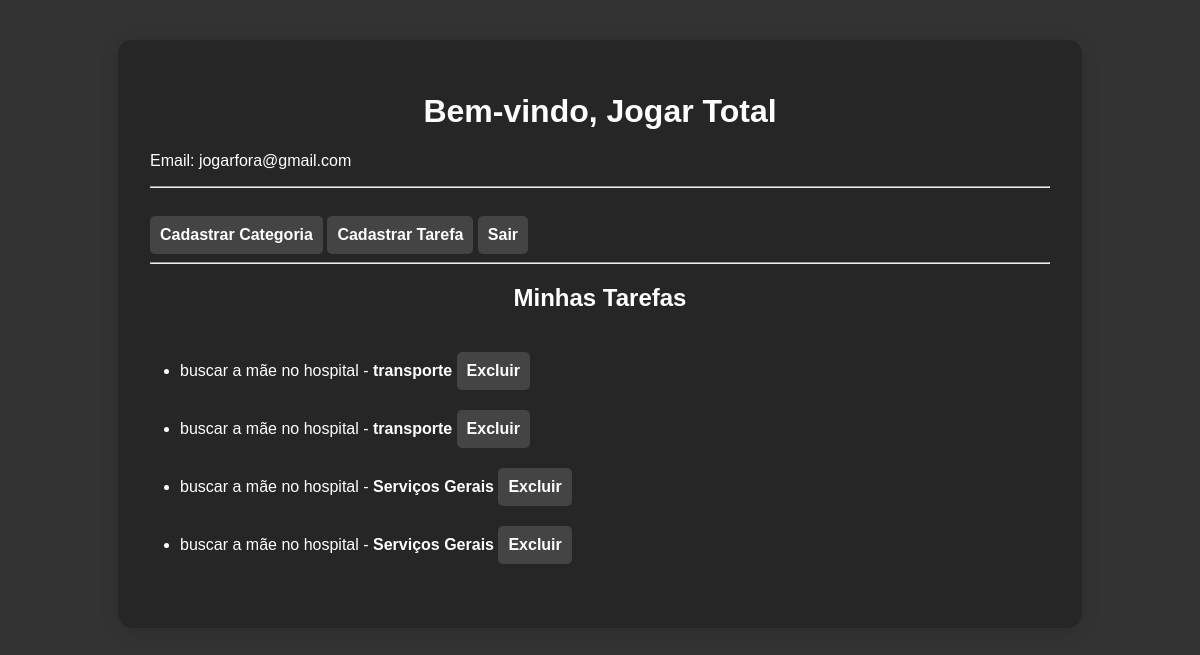
Screenshot of /perfil/1 (signed in) with the database file from the repository.
### projeto/models.py (models this page shows)
class Usuario(database.Model, UserMixin):
    id = database.Column(database.Integer, primary_key=True)
    username = database.Column(database.String, nullable=False)
    email = database.Column(database.String, nullable=False, unique=True)
    senha = database.Column(database.String, nullable=False)
    fotos = database.relationship("Foto", backref="usuario", lazy=True)

class Tarefas(database.Model):
    id = database.Column(database.Integer, primary_key=True)
    tarefas = database.Column(database.String, nullable=False)
    usuario_id = database.Column(database.Integer, database.ForeignKey('usuario.id'), nullable=False)
    categoria_id = database.Column(database.Integer, database.ForeignKey('categoria.id'), nullable=False)
    categoria = database.relationship("Categoria", backref="tarefas", lazy=True)

class Categoria(database.Model):
    id = database.Column(database.Integer, primary_key=True)
    nome = database.Column(database.String, nullable=False)

### projeto/routes.py (the view)
@app.route('/perfil/<int:id_usuario>')
@login_required
def perfil(id_usuario):
    if id_usuario == current_user.id:
        usuario = Usuario.query.get(id_usuario)
        tarefas = Tarefas.query.filter_by(usuario_id=id_usuario).all()
        return render_template('perfil_completo.html', usuario=usuario , tarefas=tarefas)
    else:
        return redirect(url_for('homepage'))

### projeto/models.py (called while the page is built)
@login_manager.user_loader
def load_usuario(id_usuario):
    return Usuario.query.get(int(id_usuario))

### projeto/templates/perfil_completo.html (shortened to what this page needs)
{% extends "homepage.html" %}
{% block body %}
<div class="container-principal">
<h1>Bem-vindo, {{ usuario.username }}</h1>
<p>Email: {{ usuario.email }}</p>
<hr>
<nav>
    <a class="botao-link" href="{{ url_for('nova_categoria') }}">Cadastrar Categoria</a>
    <a class="botao-link" href="{{ url_for('nova_tarefa') }}">Cadastrar Tarefa</a>
    <a class="botao-link" href="{{ url_for('logout') }}">Sair</a>
</nav>
<hr>
<h2>Minhas Tarefas</h2>
<ul>
    {% for tarefa in tarefas %}
        <li>
            {{ tarefa.tarefas }} - <strong>{{ tarefa.categoria.nome }}</strong>
            <a class="botao-link" href="{{ url_for('excluir_tarefa', id=tarefa.id) }}">Excluir</a>
        </li>
    {% else %}
        <li>Nenhuma tarefa cadastrada.</li>
    {% endfor %}
</ul>
</div>
{% endblock %}

### projeto/templates/homepage.html (shortened to what this page needs)
<!DOCTYPE html>
<html lang="pt-br">
<head>
   <link rel="stylesheet" href="{{ url_for('static', filename='style.css') }}">
</head>
{% block body %}{% endblock %}
</html>

### projeto/static/style.css (style rules this page uses)
h1 { text-align: center; color: white; }
h2 { text-align: center; color: white; margin-top: 20px; }
a { display: inline-block; margin-top: 10px; text-decoration: none; color: #e6e6ff; font-weight: bold; }
a.botao-link { display: inline-block; padding: 10px; background-color: #444; color: white; border-radius: 5px; text-decoration: none; margin-top: 10px; text-align:center; margin-top:20px; }
ul { color: white; padding-left:30px; }
li { mergin-bottom?: 8px; }
.container-principal { max-width: 900px; margin: 40px auto 0 auto; background: #262626; border-radius: 14px; box-shadow: 0 3px 20px rgba(0,0,0,0.13); padding: 32px 32px 48px 32px; min-height: 500px; }

### rows the page displays
Usuario: username "Jogar Total", email "jogarfora@gmail.com"
Tarefas: tarefas "buscar a mãe no hospital", categoria.nome "transporte"
Tarefas: tarefas "buscar a mãe no hospital", categoria.nome "transporte"
Tarefas: tarefas "buscar a mãe no hospital", categoria.nome "Serviços Gerais"
Tarefas: tarefas "buscar a mãe no hospital", categoria.nome "Serviços Gerais"
